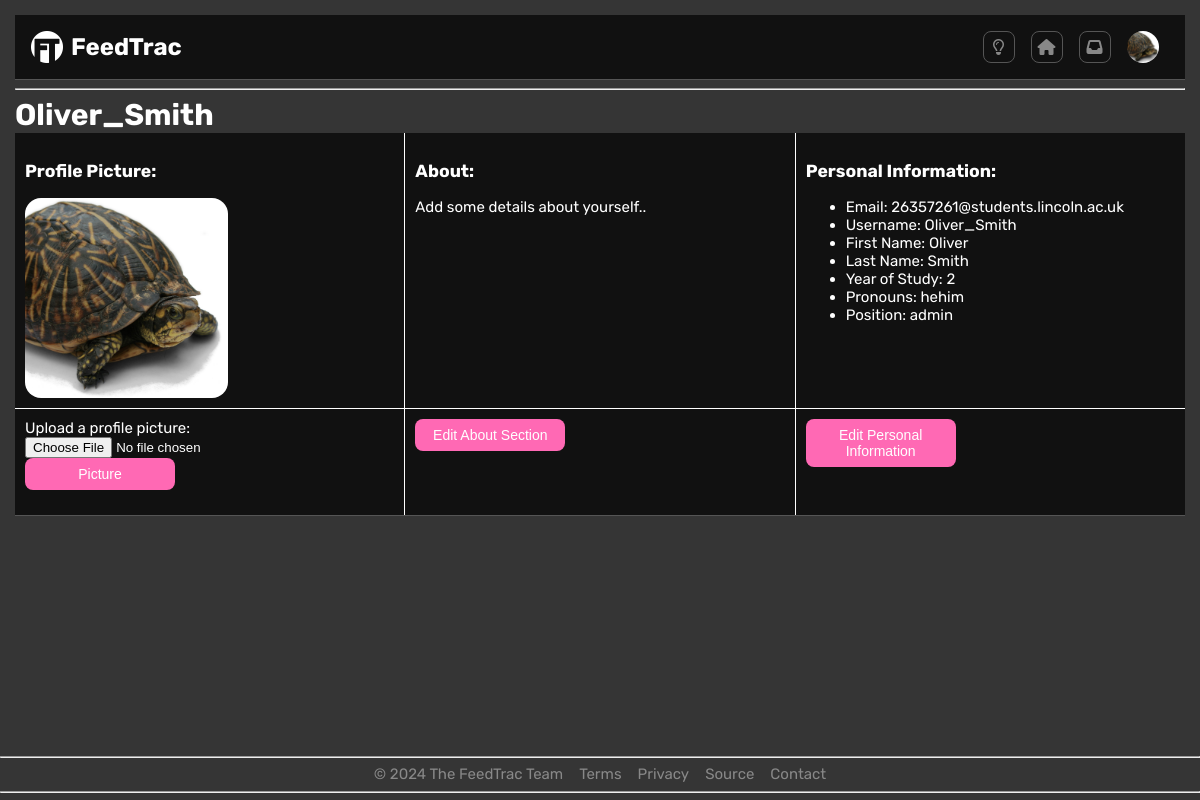
The page /Website/profile.php (signed in) on the database its author committed.
### tables this page shows
CREATE TABLE `user` (
  `userID` int(10) UNSIGNED NOT NULL,
  `courseID` int(10) UNSIGNED NOT NULL,
  `email` varchar(50) NOT NULL,
  `username` varchar(25) NOT NULL,
  `passwordHash` varchar(255) NOT NULL,
  `fName` varchar(25) NOT NULL,
  `lName` varchar(25) NOT NULL,
  `yearOfStudy` tinyint(10) UNSIGNED DEFAULT NULL,
  `pronouns` varchar(10) DEFAULT NULL,
  `position` varchar(25) NOT NULL,
  `description` varchar(255),
  `activeAccount` tinyint(1) NOT NULL DEFAULT 1,
  `sub` tinyint(1) NOT NULL DEFAULT 1,
  `alert` smallint(5) UNSIGNED NOT NULL DEFAULT 0,
  `accountDate` datetime NOT NULL DEFAULT current_timestamp()
);

### Website/classes/Database.class.php (called while the page is built, shortened)
<?php
class Database{
    protected $dbhost = "localhost";
    protected $dbuser = "root";
    protected $dbpass = "";
    protected $dbname = "feedtracdb";
    protected function connect()
    {
        $this->con = new mysqli($this->dbhost, $this->dbuser, $this->dbpass, $this->dbname);
        return $this->con;
    }
}

### Website/classes/Login.class.php (called while the page is built, shortened)
<?php
class Login extends Database {
    protected function get_column_from_id($columnName, $userID) {
        $safeColumnName = $this->connect()->real_escape_string($columnName);
        $query = $this->connect()->prepare("SELECT $safeColumnName FROM user WHERE userID = ?");
        if(!$query->execute([$userID])){
            header("location: settings.php?error=BadSQLQuery");
            exit();
        }
        return $query->get_result()->fetch_row()[0];
    }
}

### Website/classes/LoginContr.class.php (called while the page is built, shortened)
<?php
class LoginContr extends Login {
    public function get_current_user_username(){
        return $this->get_column_from_id("username", $_SESSION['userID']);
    }
    public function get_current_user_email() {
        return $this->get_column_from_id("email", $_SESSION['userID']);
    }
    public function get_current_user_first_name() {
        return $this->get_column_from_id("fName", $_SESSION['userID']);
    }
    public function get_current_user_last_name() {
        return $this->get_column_from_id("lName", $_SESSION['userID']);
    }
    public function get_current_user_study_year() {
        return $this->get_column_from_id("yearOfStudy", $_SESSION['userID']);
    }
    public function get_current_user_pronouns() {
        return $this->get_column_from_id("pronouns", $_SESSION["userID"]);
    }
    public function get_current_user_position() {
        return $this->get_column_from_id("position", $_SESSION["userID"]);
    }
}

### Website/profile.php (the view, shortened to what this page needs)
<?php
include ("classes/Database.class.php");
include ("classes/login.class.php");
include ("classes/LoginContr.class.php");
$Login_Controller = new LoginContr();
?>
<!DOCTYPE html>
<html lang="en-gb">
    <head>
        <link rel="stylesheet" href="stylesheets/main.css">
    </head>
    <body>
        <?php include("header.php"); ?>
        <div>
            <h1><?php echo $Login_Controller->get_current_user_username();?></h1>
            <div class="profile-content">
                <div class="user-picture">
                    <h3>Profile Picture:</h3>
                    <img class="avatar" src="<?php
                    $userID = $_SESSION['userID'];
                    $jpg_path = "assets/profile-pictures/user-$userID.jpg";
                    $png_path = "assets/profile-pictures/user-$userID.png";
                    if (file_exists($jpg_path)) {
                        echo $jpg_path;
                    } elseif (file_exists($png_path)) {
                        echo $png_path;
                    } else {
                        echo "assets/profile-pictures/user-default.jpg";
                    }?>" alt="User Avatar" height="200">
                </div>
                <div class="user-description">
                    <h3>About:</h3>
                    <p contenteditable="false" id="description_text_box"><?php
                        $bio = $Login_Controller->get_current_user_description();
                        if (empty($bio)){
                            echo "Add some details about yourself..";
                        }
                        else {
                            echo $bio;
                        }
                    ?></p>
                </div>
                <div class="user-data">
                    <h3>Personal Information:</h3>
                    <ul>
                        <li>Email: <?php echo $Login_Controller->get_current_user_email();?></li>
                        <li>Username: <?php echo $Login_Controller->get_current_user_username();?></li>
                        <li>First Name: <?php echo $Login_Controller->get_current_user_first_name();?></li>
                        <li>Last Name: <?php echo $Login_Controller->get_current_user_last_name();?></li>
                        <li>Year of Study: <?php echo $Login_Controller->get_current_user_study_year();?></li>
                        <li>Pronouns: <?php echo $Login_Controller->get_current_user_pronouns();?></li>
                        <li>Position: <?php echo $Login_Controller->get_current_user_position();?></li>
                    </ul>
                </div>
            </div>
            <div class="edit-profile">
                <div class="change-picture">
                    <form action="profile.php" method="post" enctype="multipart/form-data" class="upload-form">
                        <label for="profile-picture">Upload a profile picture:</label><br>
                        <input type="file" accept="image/png"  name="fileToUpload" id="fileToUpload"><br>
                        <input type="submit" name="Upload" value="Picture" class="profile-button">
                    </form>
                </div>
                <div class="edit-description">
                    <button class="profile-button" id="description_edit_button" onclick="edit_description()">Edit About Section</button>
                </div>
                <div class="edit-data">
                    <button class="profile-button">Edit Personal Information</button>
                </div>
            </div>
        </div>
        <div class="footer-position"><?php include("footer.php"); ?></div>
    </body>
</html>

### Website/stylesheets/main.css (style rules this page uses)
:root { --a: #111; --b: #222; --c: #333; --d: #444; --e: #555; --f: #666; --g: #777; --h: #888; --accent-bright: hotpink; --accent-pale: pink; }
body { margin: 0; font-family: "Rubik", sans-serif; color: white; transition: background-color 0.5s ease; transition: color 0.5 ease; padding: 15px; background-color: #353535; font-size: 15px; }
h1, p { margin: 0; }
.avatar { border-radius: 16px; }
.footer-position { width:100%; position:absolute; bottom:0; left:0; }
.profile-content { display: flex; text-align: left; background-color: var(--a); color: white; }
.user-picture { padding: 10px; flex: 1; border-right: 1px solid white; }
.user-description { padding: 10px; flex: 1; border-right: 1px solid white; }
.user-data { padding: 10px; flex: 1; }
.edit-profile { display: flex; background-color: var(--a); border-top: 1px solid white; border-bottom: 1px solid var(--e); color: white; }
.change-picture { padding: 10px; flex: 1; border-right: 1px solid white; }
.edit-description { padding: 10px; flex: 1; border-right: 1px solid white; }
.edit-data { padding: 10px; flex: 1; }
.profile-button { background-color: var(--accent-bright); border: none; border-radius: 8px; color: white; font-size: 14px; padding: 8px; width: 150px; transition: background-color 1s ease; }

### rows shown on the page
user: username "Oliver_Smith", email "26357261@students.lincoln.ac.uk", fName "Oliver", lName "Smith", yearOfStudy "2", pronouns "hehim", position "admin"
